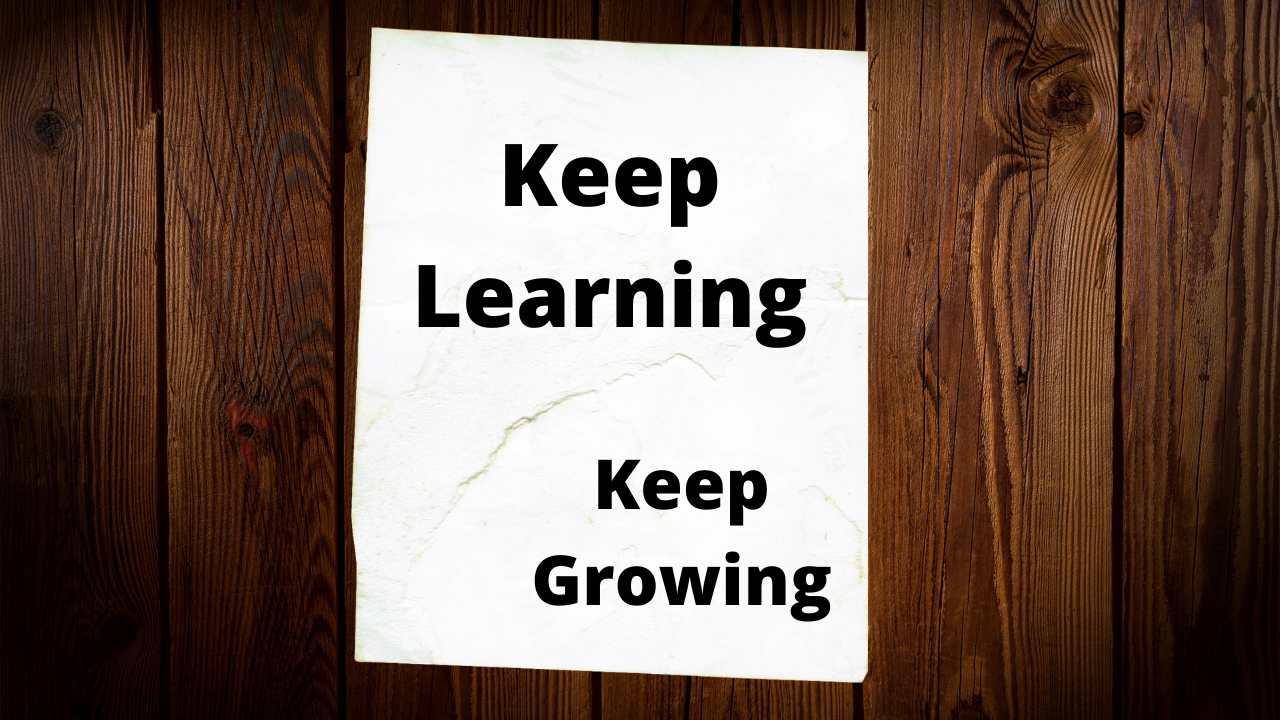
#> input picture learn.png, 1280 x 720 px
$ jupyter execute --allow-errors Document_Scanner.ipynb   (shell and % lines are left out)
#> lines starting #> are read from the running program, lines starting #| are printed output that depends on the picture; after the words box and inside, x2 and y2 are one past the last pixel; in counts of white or black regions, pixels touching at a corner belong together
<a href="https://colab.research.google.com/github/misbah4064/Document-Scanner/blob/master/Document_Scanner.ipynb" target="_parent"></a>

# **SUBSCRIBE to the [channel](https://www.youtube.com/user/19daredevill?sub_confirmation=1) to learn cool things**

# **Step 1: Install Tessearct for Text Detection**

[cell 1]
%cd Document-Scanner

# **Step 2: Define all necessary Functions**

[cell 2]
import cv2
import numpy as np
import pytesseract
from google.colab.patches import cv2_imshow

def rectify(h):
    h = h.reshape((4,2))
    hnew = np.zeros((4,2),dtype = np.float32)

    add = h.sum(1)
    hnew[0] = h[np.argmin(add)]
    hnew[2] = h[np.argmax(add)]

    diff = np.diff(h,axis = 1)
    hnew[1] = h[np.argmin(diff)]
    hnew[3] = h[np.argmax(diff)]

    return hnew

def resize_image(image,width,height):
	image = cv2.resize(image,(width,height))
	return image

def gray_image(image):
	image = cv2.cvtColor(image,cv2.COLOR_BGR2GRAY)
	return image

def canny_edge_detection(image):
	blurred_image = cv2.GaussianBlur(image,(5,5), 0)
	edges = cv2.Canny(blurred_image,0,50)
	return edges

def find_contours(image):
	(contours, _) = cv2.findContours(image, cv2.RETR_LIST, cv2.CHAIN_APPROX_NONE)
	contours = sorted(contours, key=cv2.contourArea, reverse=True)
	for c in contours:
	    p = cv2.arcLength(c, True)
	    approx = cv2.approxPolyDP(c, 0.02 * p, True)

	    if len(approx) == 4:
	        target = approx
	        break
	return target

def draw_contours(orig_image,image, target):
	approx = rectify(target)
	pts2 = np.float32([[0,0],[800,0],[800,800],[0,800]])

	M = cv2.getPerspectiveTransform(approx,pts2)
	result = cv2.warpPerspective(image,M,(800,800))

	cv2.drawContours(image, [target], -1, (0, 255, 0), 2)
	result = cv2.cvtColor(result, cv2.COLOR_BGR2GRAY)
	return result

# **Step 3: Read Image**

[cell 3]
image = cv2.imread('learn.png')
#> image is the input picture: shape (720, 1280, 3); mean B, G, R 89.2, 100.3, 120.9
image = resize_image(image,1500,800)
#> in resize_image, `image = cv2.resize(image,(width,height))`:
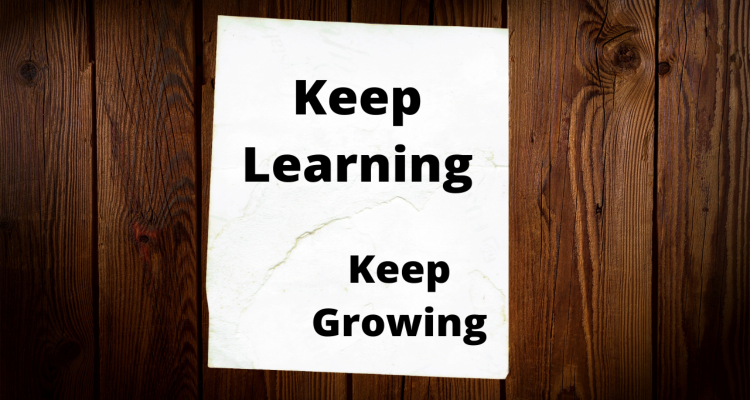
#> image: shape (800, 1500, 3) (shown at 1/2 size); mean of channels 0, 1, 2 89.1, 100.2, 120.8; drawn as B, G, R
orig = image.copy()
cv2_imshow(orig)

# **Step 4: Convert it into Grayscale Image**

[cell 4]
gray = gray_image(image)
#> in gray_image, `image = cv2.cvtColor(image,cv2.COLOR_BGR2GRAY)`:
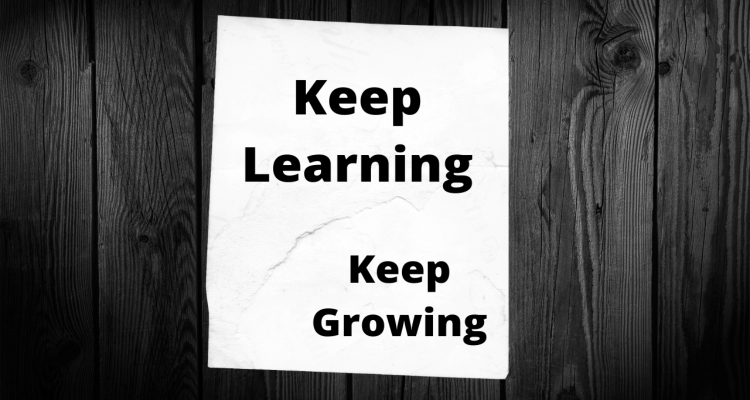
#> image: shape (800, 1500) (shown at 1/2 size); min 0, max 255, mean 105.1
cv2_imshow(gray)

# **Step 5: Perform Edge Detection**

[cell 5]
edges = canny_edge_detection(gray)
#> in canny_edge_detection, `edges = cv2.Canny(blurred_image,0,50)`:
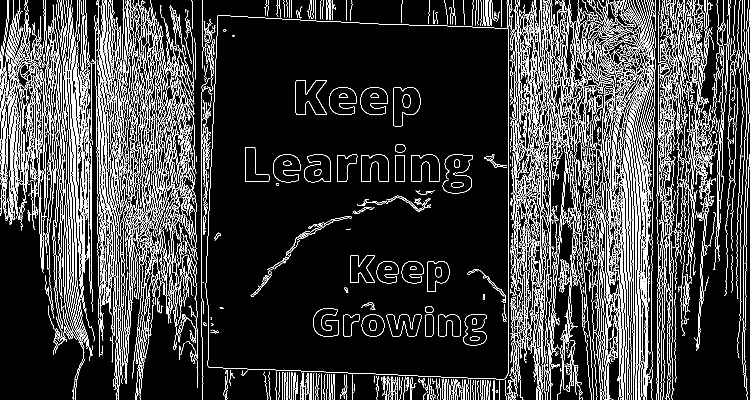
#> edges: shape (800, 1500) (shown at 1/2 size); 13.9% white in thin lines or dots
cv2_imshow(edges)

# **Step 6: Text Detection and Detect contours for paper boundary detection**

[cell 6]
target = find_contours(edges)
#> in find_contours, `(contours, _) = cv2.findContours(image, cv2.RETR_LIST, cv2.CHAIN_APPRO..`: contours = 2590 contours, 2023 with area under 20; largest, box (x1, y1, x2, y2) and area: (411, 0, 1018, 759) 418167, (411, 30, 1018, 759) 418156, (1197, 0, 1307, 800) 8643, (0, 0, 59, 442) 3531, (786, 174, 841, 253) 3122
#> the loop in find_contours, `for c in contours:` made 2 passes
#> (p, target) on pass 2: (2622.3, [[437, 30], [1017, 59], [1008, 758], [415, 731]])
#> p on pass 1: 2737.7
#> target = [[437, 30], [1017, 59], [1008, 758], [415, 731]]
output = draw_contours(orig,image,target)
#> in rectify, `add = h.sum(1)`: add = [467, 1076, 1766, 1146]
#> in rectify, `diff = np.diff(h,axis = 1)`: diff = [-407, -958, -250, 316]
#> in draw_contours, `approx = rectify(target)`: approx = [[437, 30], [1017, 59], [1008, 758], [415, 731]]
#> in draw_contours, `M = cv2.getPerspectiveTransform(approx,pts2)`: M = [[1.37, 0.043, -599.4], [-0.0581, 1.16, -9.47], [-7.93e-06, 3.16e-05, 1]]
#> in draw_contours, `result = cv2.warpPerspective(image,M,(800,800))`:
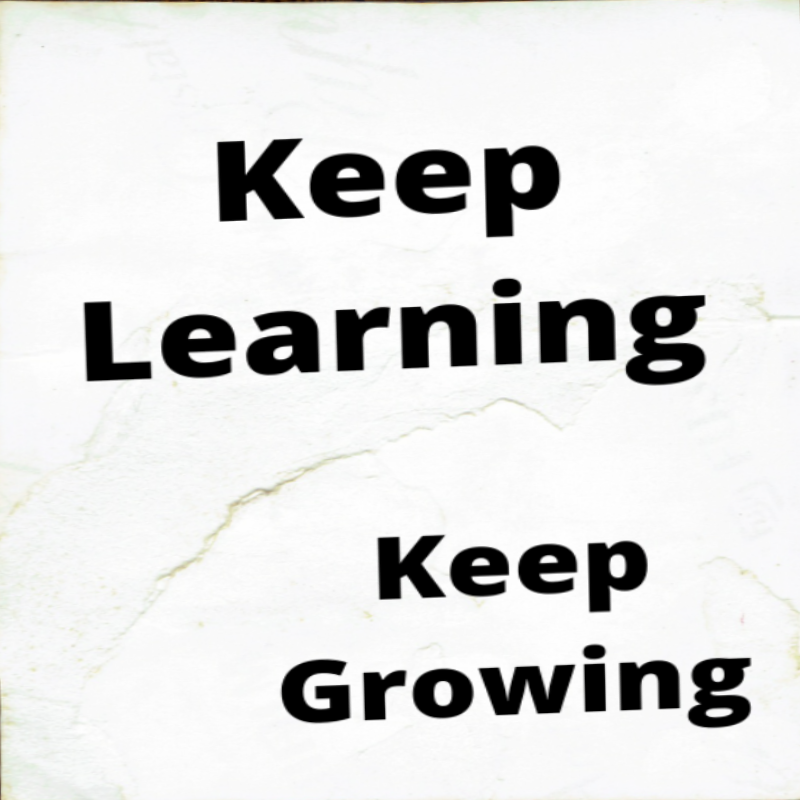
#> result: shape (800, 800, 3); mean of channels 0, 1, 2 222.1, 222.7, 222.4; drawn as B, G, R
#> in draw_contours, `cv2.drawContours(image, [target], -1, (0, 255, 0), 2)`:
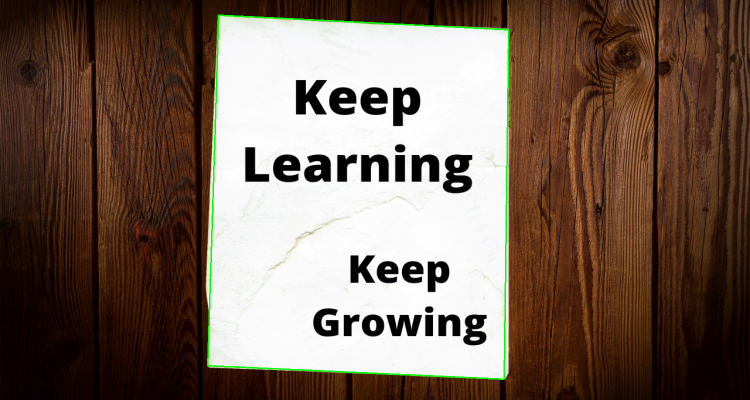
#> image: shape (800, 1500, 3) (shown at 1/2 size); 0.64% of pixels changed, all inside (x1, y1, x2, y2) = (414, 29, 1019, 760); drawn as B, G, R
#> (the rest of this cell did not finish here and is left out)
